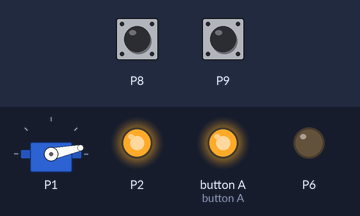
This program was run on a simulated BBC micro:bit (MakeCode). On the bench: servo, output pins drawn as LEDs (lit = HIGH). Dashed ring = blinking. The test bench sets the inputs (shaded band); at power-on: P9 HIGH, P8 HIGH.

Above: at 1.2 s.
1.3 s: P9 pulled LOW for 1.25 s
At 3.0 s:
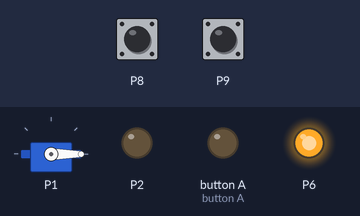
4.0 s: P8 pulled LOW for 1.25 s
At 4.9 s:
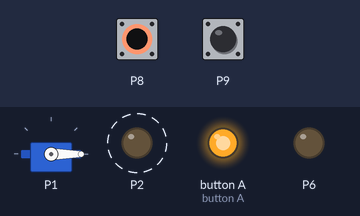
7.5 s: P9 pulled LOW for 3.2 s
At 8.5 s:
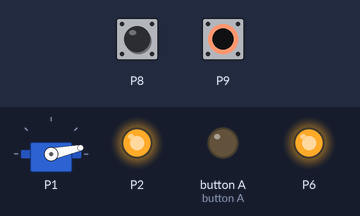
12.2 s: P8 pulled LOW for 3.2 s
At 12.6 s:
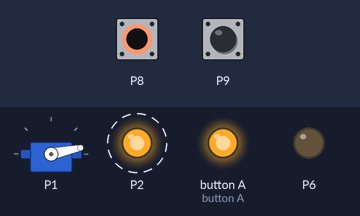
Timing chart, 0 to 17.9 s (numbered marks = the images above; inputs shaded):
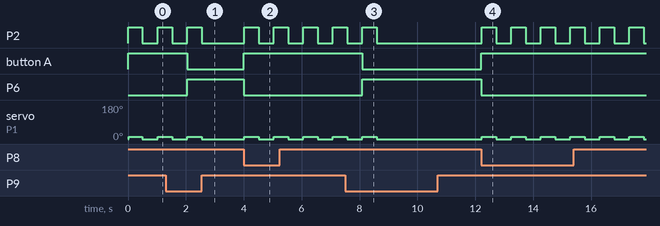

Measured:
- after the input at 1.3 s, P2: goes on until 2.5 s, then stays LOW; button A: HIGH → LOW after 0.74 s; P6: LOW → HIGH after 0.74 s; servo on P1: goes on until 2.5 s, then stays 0°
- after the input at 4.0 s, P2: alternates HIGH for 0.50 s and LOW for 0.52 s, starting at once; button A: LOW → HIGH at once; P6: HIGH → LOW at once; servo on P1: alternates 12° for 0.50 s and 0° for 0.52 s, starting at once
- after the input at 7.5 s, P2: goes on until 8.6 s, then stays LOW; button A: HIGH → LOW after 0.60 s; P6: LOW → HIGH after 0.60 s; servo on P1: goes on until 8.6 s, then stays 0°
- after the input at 12.2 s, P2: alternates HIGH for 0.50 s and LOW for 0.52 s, starting at once; button A: LOW → HIGH at once; P6: HIGH → LOW at once; servo on P1: alternates 12° for 0.50 s and 0° for 0.52 s, starting at once

The program:

main.ts
```typescript
led.enable(false)
let run = 1
pins.digitalWritePin(DigitalPin.P5, 1)
pins.digitalWritePin(DigitalPin.P6, 0)
let count = 0
pins.servoWritePin(AnalogPin.P1, 0)
pins.setPull(DigitalPin.P8, PinPullMode.PullUp)
pins.setPull(DigitalPin.P9, PinPullMode.PullUp)
basic.forever(function () {
    if (run == 1) {
        if (pins.digitalReadPin(DigitalPin.P9) == 0) {
            run = 0
            pins.digitalWritePin(DigitalPin.P5, 0)
            pins.digitalWritePin(DigitalPin.P6, 1)
        }
        if (count < 60) {
            pins.servoWritePin(AnalogPin.P1, 12)
            pins.digitalWritePin(DigitalPin.P2, 1)
            basic.pause(500)
            pins.servoWritePin(AnalogPin.P1, 0)
            pins.digitalWritePin(DigitalPin.P2, 0)
            basic.pause(500)
            count += 1
        } else if (count < 180) {
            pins.digitalWritePin(DigitalPin.P3, 1)
            basic.pause(500)
            pins.digitalWritePin(DigitalPin.P3, 0)
            basic.pause(500)
            count += 1
        } else {
            count = 0
            pins.servoWritePin(AnalogPin.P1, 0)
        }
    } else {
        if (pins.digitalReadPin(DigitalPin.P8) == 0) {
            run = 1
            count = 0
            pins.digitalWritePin(DigitalPin.P5, 1)
            pins.digitalWritePin(DigitalPin.P6, 0)
        }
    }
})
```

test.ts
```typescript
// 테스트는 여기로 이동합니다; 이 패키지가 확장으로 사용될 때 컴파일되지 않을 것 입니다.
```
